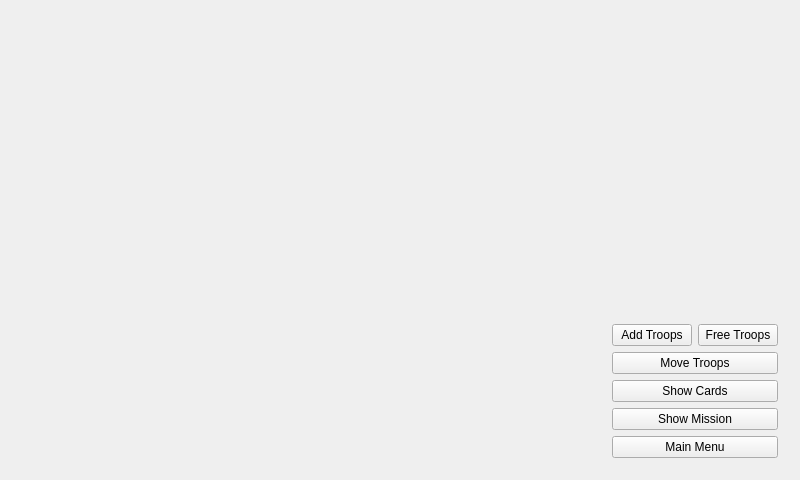
<?xml version="1.0" encoding="UTF-8"?>
<ui version="4.0">
 <class>MainWindow</class>
 <widget class="QMainWindow" name="MainWindow">
  <property name="geometry">
   <rect>
    <x>0</x>
    <y>0</y>
    <width>800</width>
    <height>480</height>
   </rect>
  </property>
  <property name="windowTitle">
   <string>MainWindow</string>
  </property>
  <property name="autoFillBackground">
   <bool>true</bool>
  </property>
  <widget class="QWidget" name="centralWidget">
   <layout class="QVBoxLayout" name="verticalLayout_3">
    <item>
     <widget class="QStackedWidget" name="stackedWidget">
      <property name="lineWidth">
       <number>1</number>
      </property>
      <property name="currentIndex">
       <number>2</number>
      </property>
      <widget class="QWidget" name="menu">
       <layout class="QHBoxLayout" name="horizontalLayout">
        <item>
         <spacer name="horizontalSpacer">
          <property name="orientation">
           <enum>Qt::Horizontal</enum>
          </property>
          <property name="sizeType">
           <enum>QSizePolicy::Expanding</enum>
          </property>
          <property name="sizeHint" stdset="0">
           <size>
            <width>40</width>
            <height>20</height>
           </size>
          </property>
         </spacer>
        </item>
        <item>
         <layout class="QVBoxLayout" name="verticalLayout">
          <property name="sizeConstraint">
           <enum>QLayout::SetDefaultConstraint</enum>
          </property>
          <item>
           <spacer name="verticalSpacer">
            <property name="orientation">
             <enum>Qt::Vertical</enum>
            </property>
            <property name="sizeHint" stdset="0">
             <size>
              <width>20</width>
              <height>40</height>
             </size>
            </property>
           </spacer>
          </item>
          <item>
           <widget class="QPushButton" name="start">
            <property name="cursor">
             <cursorShape>PointingHandCursor</cursorShape>
            </property>
            <property name="text">
             <string>Start Game</string>
            </property>
           </widget>
          </item>
          <item>
           <spacer name="verticalSpacer_3">
            <property name="orientation">
             <enum>Qt::Vertical</enum>
            </property>
            <property name="sizeHint" stdset="0">
             <size>
              <width>20</width>
              <height>40</height>
             </size>
            </property>
           </spacer>
          </item>
          <item>
           <spacer name="horizontalSpacer_3">
            <property name="orientation">
             <enum>Qt::Horizontal</enum>
            </property>
            <property name="sizeType">
             <enum>QSizePolicy::Expanding</enum>
            </property>
            <property name="sizeHint" stdset="0">
             <size>
              <width>40</width>
              <height>20</height>
             </size>
            </property>
           </spacer>
          </item>
          <item>
           <widget class="QPushButton" name="question">
            <property name="cursor">
             <cursorShape>PointingHandCursor</cursorShape>
            </property>
            <property name="text">
             <string>Question</string>
            </property>
           </widget>
          </item>
          <item>
           <spacer name="verticalSpacer_5">
            <property name="orientation">
             <enum>Qt::Vertical</enum>
            </property>
            <property name="sizeHint" stdset="0">
             <size>
              <width>20</width>
              <height>40</height>
             </size>
            </property>
           </spacer>
          </item>
          <item>
           <widget class="QPushButton" name="networkButton">
            <property name="text">
             <string>Network</string>
            </property>
           </widget>
          </item>
          <item>
           <spacer name="verticalSpacer_4">
            <property name="orientation">
             <enum>Qt::Vertical</enum>
            </property>
            <property name="sizeHint" stdset="0">
             <size>
              <width>20</width>
              <height>40</height>
             </size>
            </property>
           </spacer>
          </item>
          <item>
           <widget class="QPushButton" name="quit">
            <property name="enabled">
             <bool>true</bool>
            </property>
            <property name="cursor">
             <cursorShape>PointingHandCursor</cursorShape>
            </property>
            <property name="text">
             <string>Quit!</string>
            </property>
           </widget>
          </item>
          <item>
           <spacer name="verticalSpacer_2">
            <property name="orientation">
             <enum>Qt::Vertical</enum>
            </property>
            <property name="sizeHint" stdset="0">
             <size>
              <width>20</width>
              <height>40</height>
             </size>
            </property>
           </spacer>
          </item>
         </layout>
        </item>
        <item>
         <spacer name="horizontalSpacer_2">
          <property name="orientation">
           <enum>Qt::Horizontal</enum>
          </property>
          <property name="sizeType">
           <enum>QSizePolicy::Expanding</enum>
          </property>
          <property name="sizeHint" stdset="0">
           <size>
            <width>40</width>
            <height>20</height>
           </size>
          </property>
         </spacer>
        </item>
       </layout>
      </widget>
      <widget class="QWidget" name="network">
       <layout class="QVBoxLayout" name="verticalLayout_4">
        <item>
         <layout class="QHBoxLayout" name="horizontalLayout_5">
          <item>
           <spacer name="horizontalSpacer_5">
            <property name="orientation">
             <enum>Qt::Horizontal</enum>
            </property>
            <property name="sizeHint" stdset="0">
             <size>
              <width>40</width>
              <height>20</height>
             </size>
            </property>
           </spacer>
          </item>
          <item>
           <widget class="QPushButton" name="joinButton">
            <property name="text">
             <string>JOIN</string>
            </property>
           </widget>
          </item>
          <item>
           <spacer name="horizontalSpacer_4">
            <property name="orientation">
             <enum>Qt::Horizontal</enum>
            </property>
            <property name="sizeHint" stdset="0">
             <size>
              <width>40</width>
              <height>20</height>
             </size>
            </property>
           </spacer>
          </item>
          <item>
           <widget class="QPushButton" name="createButton">
            <property name="text">
             <string>CREATE</string>
            </property>
           </widget>
          </item>
          <item>
           <spacer name="horizontalSpacer_6">
            <property name="orientation">
             <enum>Qt::Horizontal</enum>
            </property>
            <property name="sizeHint" stdset="0">
             <size>
              <width>40</width>
              <height>20</height>
             </size>
            </property>
           </spacer>
          </item>
         </layout>
        </item>
        <item>
         <layout class="QHBoxLayout" name="horizontalLayout_7">
          <item>
           <spacer name="horizontalSpacer_7">
            <property name="orientation">
             <enum>Qt::Horizontal</enum>
            </property>
            <property name="sizeHint" stdset="0">
             <size>
              <width>40</width>
              <height>20</height>
             </size>
            </property>
           </spacer>
          </item>
          <item>
           <widget class="QPushButton" name="returnButton">
            <property name="text">
             <string>Main Menu</string>
            </property>
           </widget>
          </item>
          <item>
           <spacer name="horizontalSpacer_8">
            <property name="orientation">
             <enum>Qt::Horizontal</enum>
            </property>
            <property name="sizeHint" stdset="0">
             <size>
              <width>40</width>
              <height>20</height>
             </size>
            </property>
           </spacer>
          </item>
         </layout>
        </item>
       </layout>
      </widget>
      <widget class="QWidget" name="game">
       <property name="enabled">
        <bool>true</bool>
       </property>
       <layout class="QHBoxLayout" name="horizontalLayout_2">
        <item>
         <layout class="QHBoxLayout" name="horizontalLayout_3" stretch="8,2">
          <item>
           <widget class="MapBox" name="mapBox" native="true">
            <property name="sizePolicy">
             <sizepolicy hsizetype="Preferred" vsizetype="Preferred">
              <horstretch>0</horstretch>
              <verstretch>0</verstretch>
             </sizepolicy>
            </property>
            <property name="sizeIncrement">
             <size>
              <width>0</width>
              <height>0</height>
             </size>
            </property>
            <property name="mouseTracking">
             <bool>true</bool>
            </property>
           </widget>
          </item>
          <item>
           <layout class="QVBoxLayout" name="verticalLayout_2">
            <item>
             <widget class="InfoBox" name="infobox" native="true">
              <property name="sizePolicy">
               <sizepolicy hsizetype="Fixed" vsizetype="Preferred">
                <horstretch>0</horstretch>
                <verstretch>0</verstretch>
               </sizepolicy>
              </property>
              <property name="autoFillBackground">
               <bool>true</bool>
              </property>
             </widget>
            </item>
            <item>
             <layout class="QHBoxLayout" name="horizontalLayout_4">
              <item>
               <widget class="QPushButton" name="addTroops">
                <property name="text">
                 <string>Add Troops</string>
                </property>
               </widget>
              </item>
              <item>
               <widget class="QPushButton" name="freeTroops">
                <property name="text">
                 <string>Free Troops</string>
                </property>
               </widget>
              </item>
             </layout>
            </item>
            <item>
             <widget class="QPushButton" name="moveTroops">
              <property name="text">
               <string>Move Troops</string>
              </property>
             </widget>
            </item>
            <item>
             <widget class="QPushButton" name="cards">
              <property name="sizePolicy">
               <sizepolicy hsizetype="Preferred" vsizetype="Fixed">
                <horstretch>0</horstretch>
                <verstretch>0</verstretch>
               </sizepolicy>
              </property>
              <property name="text">
               <string>Show Cards</string>
              </property>
             </widget>
            </item>
            <item>
             <widget class="QPushButton" name="showMission">
              <property name="text">
               <string>Show Mission</string>
              </property>
             </widget>
            </item>
            <item>
             <widget class="QPushButton" name="toMenu">
              <property name="sizePolicy">
               <sizepolicy hsizetype="Preferred" vsizetype="Fixed">
                <horstretch>0</horstretch>
                <verstretch>0</verstretch>
               </sizepolicy>
              </property>
              <property name="text">
               <string>Main Menu</string>
              </property>
             </widget>
            </item>
           </layout>
          </item>
         </layout>
        </item>
       </layout>
      </widget>
     </widget>
    </item>
   </layout>
  </widget>
  <widget class="QMenuBar" name="menuBar">
   <property name="geometry">
    <rect>
     <x>0</x>
     <y>0</y>
     <width>800</width>
     <height>25</height>
    </rect>
   </property>
  </widget>
 </widget>
 <layoutdefault spacing="6" margin="11"/>
 <customwidgets>
  <customwidget>
   <class>MapBox</class>
   <extends>QWidget</extends>
   <header>gui/mapbox.h</header>
   <container>1</container>
  </customwidget>
  <customwidget>
   <class>InfoBox</class>
   <extends>QWidget</extends>
   <header>gui/infobox.h</header>
   <container>1</container>
  </customwidget>
 </customwidgets>
 <resources/>
 <connections/>
</ui>
